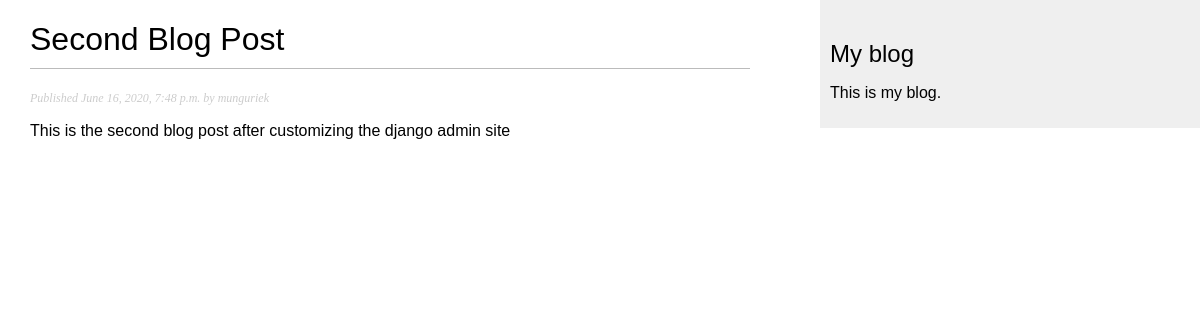
Screenshot of /blog/2020/6/16/second-blog-post/ with the database file from the repository.
### blog/models.py (models this page shows, shortened)
class Post(models.Model):
    STATUS_CHOICES = (
        ('draft', 'Draft'),
        ('published', 'Published'),
    )
    title = models.CharField(max_length=250)
    slug = models.SlugField(max_length=250, unique_for_date='publish')
    author = models.ForeignKey(User, on_delete=models.CASCADE, related_name='blog_posts')
    body = models.TextField()
    publish = models.DateTimeField(default = timezone.now)
    created = models.DateTimeField(auto_now_add=True)
    updated = models.DateTimeField(auto_now=True)
    status = models.CharField(max_length=10, choices=STATUS_CHOICES,default='draft')
    class Meta:
        ordering = ('-publish',)
    object = models.Manager() #The default manager.
    published = PublishedManager() #Our custom manager.

### blog/views.py (the view)
# urls.py: path('<int:year>/<int:month>/<int:day>/<slug:post>/', views.post_detail, name='post_detail'),
def post_detail(request, year, month, day, post):
    post = get_object_or_404(Post, slug=post, status='published', publish__year = year, publish__month = month, publish__day=day)
    return render(request, 'blog/post/detail.html', {'post':post})

### blog/templates/blog/post/detail.html (shortened to what this page needs)
{% extends "blog/base.html" %}
{% block content %}
 <h1>{{ post.title }}</h1>
 <p class="date">
     Published {{ post.publish }} by {{ post.author }}
 </p>
 {{ post.body | linebreaks }}
 {% endblock %}

### blog/static/css/blog.css (style rules this page uses)
body { margin:0; padding:0; font-family:helvetica, sans-serif; }
h1 { font-weight:normal; border-bottom:1px solid #bbb; padding:0 0 10px 0; }
p.date { color:#ccc; font-family: georgia, serif; font-size: 12px; font-style: italic; }

### rows the page displays
Post: title "Second Blog Post", publish "June 16, 2020, 7:48 p.m.", author "munguriek", body "This is the second blog post after customizing the django admin site"
